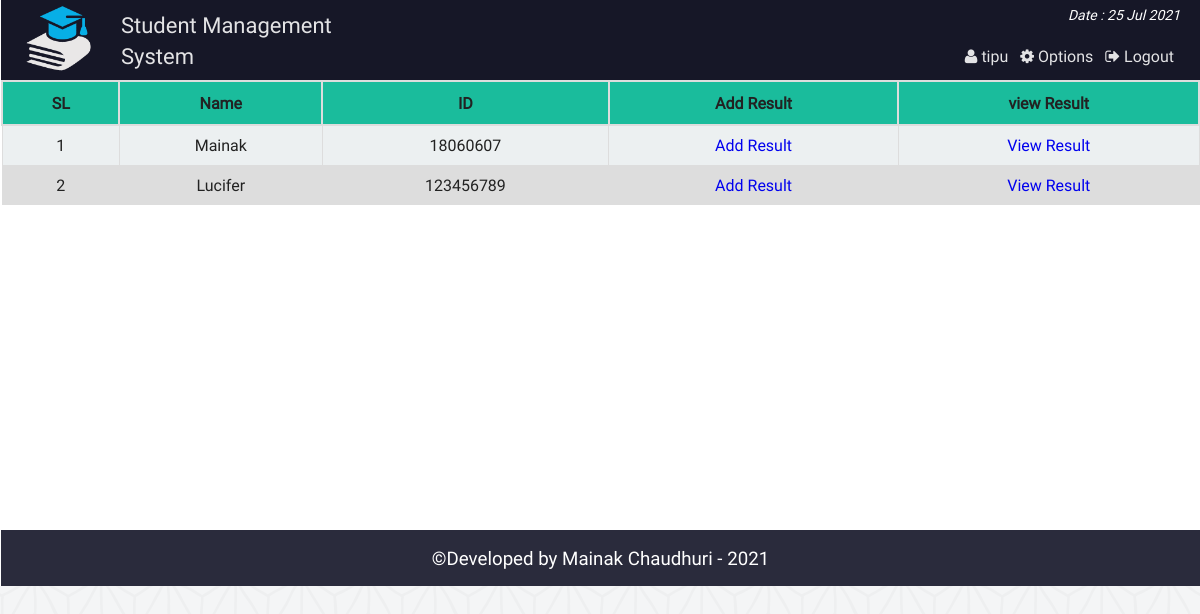
The app's page /st_result.php (signed in) with its own data.
### tables this page shows
CREATE TABLE `st_info` (
  `st_id` int(11) NOT NULL,
  `name` varchar(100) NOT NULL,
  `password` varchar(32) NOT NULL,
  `email` varchar(50) NOT NULL,
  `bday` date NOT NULL,
  `program` varchar(10) NOT NULL,
  `contact` varchar(20) NOT NULL,
  `gender` varchar(10) NOT NULL,
  `address` varchar(255) NOT NULL,
  `img` varchar(255) DEFAULT NULL
);

### php/functions.php (called while the page is built, shortened)
<?php
class login_registration_class{
	public function get_all_student(){
		global $conn;
		$sql = "select * from st_info order by st_id ASC";
		$query = $conn->query($sql);
		return $query;
	}
};
?>

### st_result.php (the view, shortened to what this page needs)
<?php
	require "php/config.php";
	require_once "php/functions.php";
	$user = new login_registration_class();
?>
<?php
include "php/headertop_admin.php";
?>
<div class="all_student fix">
		<table class="tab_one" style="text-align:center;">
			<tr>
				<th style="text-align:center;">SL</th>
				<th style="text-align:center;">Name</th>
				<th style="text-align:center;">ID</th>
				<th style="text-align:center;">Add Result</th>
				<th style="text-align:center;">view Result</th>
			</tr>
			<?php
			$i=0;
				$alluser = $user->get_all_student();
				while($rows = $alluser->fetch_assoc()){
				$i++;
		?>
			<tr>
				<td><?php echo $i;?></td>
				<td><?php echo $rows['name'];?></td>
				<td><?php echo $rows['st_id'];?></td>
				<td><a href="add_result.php?ar=<?php echo $rows['st_id']; ?>&vn=<?php echo $rows['name'];?>">Add Result</a></td>
				<td><a href="view_result.php?vr=<?php echo $rows['st_id']; ?>&vn=<?php echo $rows['name'];?>">View Result</a></td>
			</tr>
			<?php } ?>
		</table>
</div>
<?php include "php/footerbottom.php";?>

### css/main.css (style rules this page uses)
html { color: #222; font-size: 1em; line-height: 1.4; }
a { text-decoration:none; }
.fix { overflow:hidden; }
body { font-family:roboto !important; background:url(../img/ptrn.png) repeat fixed; }
.st_reg th, td { padding: 8px; }
table.tab_one { width:100%; }
table.tab_one th { background:#1abc9c; padding:10px; font-weight:bold; text-align:left; }
table.tab_one td { border:1px solid #ddd; padding:8px; }
table.tab_one td a { text-decoration:none; }
table.tab_one tr:nth-child(odd) { background:#ddd; }
table.tab_one tr:nth-child(even) { background:#ecf0f1; }
.all_student { min-height:450px; }
table.att_tab tr,td,th { border:2px solid #ddd; border-collapse:collapse; padding:8px; }

### records on screen
st_info: name "Mainak", st_id "18060607"
st_info: name "Lucifer", st_id "123456789"

### other values on screen
$admin_name "tipu"
